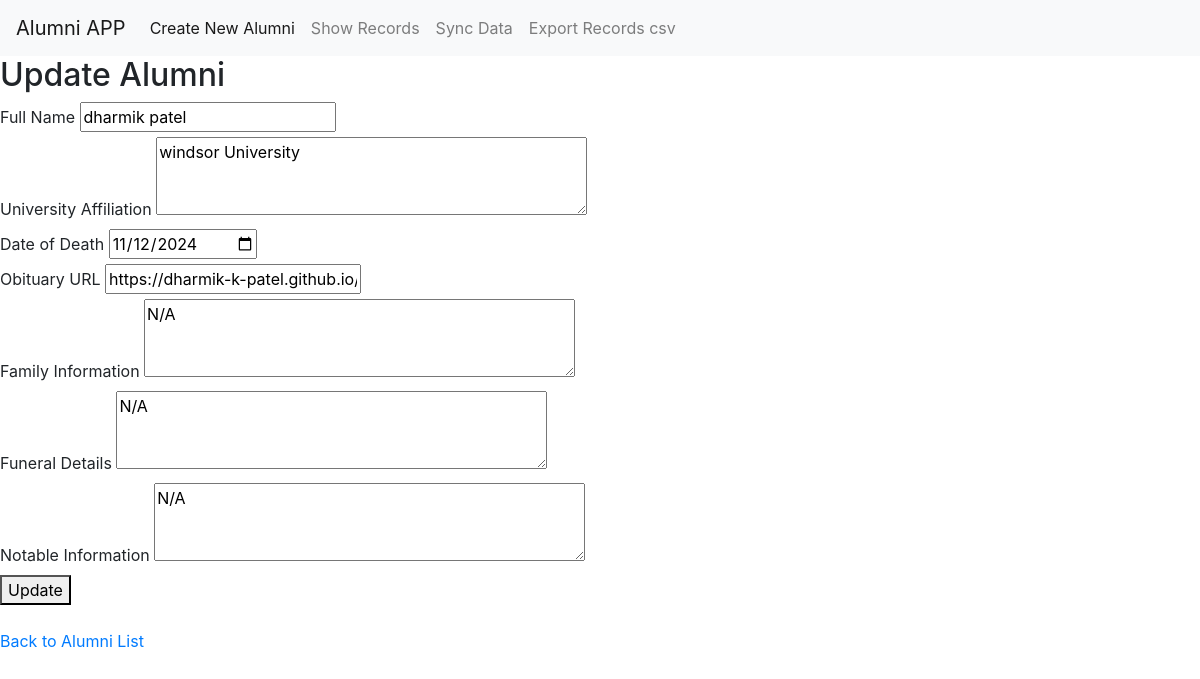
Page /alumni/1/edit/ on the committed database.
### myapp/models.py (models this page shows, shortened)
class Alumni(models.Model):
    full_name = models.CharField(max_length=255,default="Full Name")
    university_affiliation = models.TextField(default="Unknown University")  # Added default value
    date_of_death = models.DateField(null=True, blank=True)
    obituary_url = models.URLField(max_length=500, null=True, blank=True)
    family_info = models.TextField(null=True, blank=True)
    funeral_details = models.TextField(null=True, blank=True)
    notable_info = models.TextField(null=True, blank=True)
    created_at = models.DateTimeField(default=timezone.now)

### myapp/views.py (the view)
# urls.py: path('alumni/<int:pk>/edit/', views.alumni_update, name='alumni_update'),  # Edit alumni
def alumni_update(request, pk):
    alumni = get_object_or_404(Alumni, pk=pk)
    if request.method == 'POST':
        form = AlumniForm(request.POST, instance=alumni)
        if form.is_valid():
            form.save()
            messages.success(request, f'Updated {alumni.full_name}')
            return redirect('dashboard')
    else:
        form = AlumniForm(instance=alumni)
    return render(request, 'myapp/alumni_form.html', {'form': form, 'alumni': alumni})

### templates/myapp/alumni_form.html (shortened to what this page needs)
{% extends 'layout.html' %}
{% block content %}
  <h2>{% if form.instance.pk %}Update Alumni{% else %}Create New Alumni{% endif %}</h2>
  <form method="post">
    <div>
      <label for="id_full_name">Full Name</label>
      {{ form.full_name }}
    </div>
    <div>
      <label for="id_university_affiliation">University Affiliation</label>
      {{ form.university_affiliation }}
    </div>
    <div>
      <label for="id_date_of_death">Date of Death</label>
      {{ form.date_of_death }}
    </div>
    <div>
      <label for="id_obituary_url">Obituary URL</label>
      {{ form.obituary_url }}
    </div>
    <div>
      <label for="id_family_info">Family Information</label>
      {{ form.family_info }}
    </div>
    <div>
      <label for="id_funeral_details">Funeral Details</label>
      {{ form.funeral_details }}
    </div>
    <div>
      <label for="id_notable_info">Notable Information</label>
      {{ form.notable_info }}
    </div>
    <button type="submit">{% if form.instance.pk %}Update{% else %}Create{% endif %}</button>
  </form>
  <br>
  <a href="{% url 'alumni_list' %}">Back to Alumni List</a>
{% endblock %}

### rows in the picture
Alumni: full_name "dharmik patel", university_affiliation "windsor University", date_of_death "11/12/2024", obituary_url "https://dharmik-k-patel.github.io/", family_info "N/A", funeral_details "N/A", notable_info "N/A"
